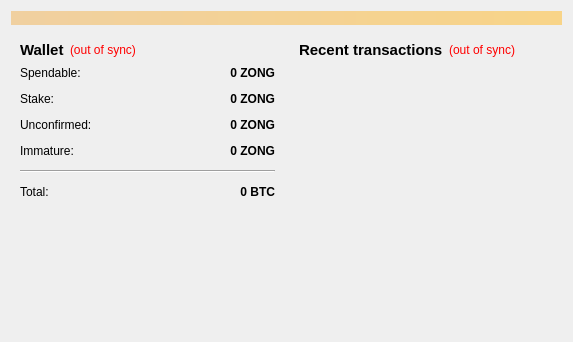
<?xml version="1.0" encoding="UTF-8"?>
<ui version="4.0">
 <class>OverviewPage</class>
 <widget class="QWidget" name="OverviewPage">
  <property name="geometry">
   <rect>
    <x>0</x>
    <y>0</y>
    <width>573</width>
    <height>342</height>
   </rect>
  </property>
  <property name="windowTitle">
   <string>Form</string>
  </property>
  <layout class="QVBoxLayout" name="topLayout">
   <item>
    <widget class="QLabel" name="labelAlerts">
     <property name="visible">
      <bool>false</bool>
     </property>
     <property name="styleSheet">
      <string notr="true">background-color: qlineargradient(x1: 0, y1: 0, x2: 1, y2: 0, stop:0 #F0D0A0, stop:1 #F8D488);  color:#000000
</string>
     </property>
     <property name="wordWrap">
      <bool>true</bool>
     </property>
     <property name="margin">
      <number>3</number>
     </property>
    </widget>
   </item>
   <item>
    <layout class="QHBoxLayout" name="horizontalLayout" stretch="1,1">
     <item>
      <layout class="QVBoxLayout" name="verticalLayout_2">
       <item>
        <widget class="QWidget" name="widget" native="true">
         <layout class="QVBoxLayout" name="verticalLayout_4">
          <item>
           <layout class="QHBoxLayout" name="horizontalLayout_4">
            <item>
             <widget class="QLabel" name="label_5">
              <property name="font">
               <font>
                <pointsize>11</pointsize>
                <weight>75</weight>
                <bold>true</bold>
               </font>
              </property>
              <property name="text">
               <string>Wallet</string>
              </property>
             </widget>
            </item>
            <item>
             <widget class="QLabel" name="labelWalletStatus">
              <property name="toolTip">
               <string>The displayed information may be out of date. Your wallet automatically synchronizes with the Zong network after a connection is established, but this process has not completed yet.</string>
              </property>
              <property name="styleSheet">
               <string notr="true">QLabel { color: red; }</string>
              </property>
              <property name="text">
               <string notr="true">(out of sync)</string>
              </property>
              <property name="alignment">
               <set>Qt::AlignLeading|Qt::AlignLeft|Qt::AlignVCenter</set>
              </property>
             </widget>
            </item>
            <item>
             <spacer name="horizontalSpacer_2">
              <property name="orientation">
               <enum>Qt::Horizontal</enum>
              </property>
              <property name="sizeHint" stdset="0">
               <size>
                <width>40</width>
                <height>20</height>
               </size>
              </property>
             </spacer>
            </item>
           </layout>
          </item>
          <item>
           <layout class="QFormLayout" name="formLayout_2">
            <property name="fieldGrowthPolicy">
             <enum>QFormLayout::AllNonFixedFieldsGrow</enum>
            </property>
            <property name="horizontalSpacing">
             <number>12</number>
            </property>
            <property name="verticalSpacing">
             <number>12</number>
            </property>
            <item row="0" column="0">
             <widget class="QLabel" name="label">
              <property name="text">
               <string>Spendable:</string>
              </property>
             </widget>
            </item>
            <item row="0" column="1">
             <widget class="QLabel" name="labelBalance">
              <property name="font">
               <font>
                <weight>75</weight>
                <bold>true</bold>
               </font>
              </property>
              <property name="cursor">
               <cursorShape>IBeamCursor</cursorShape>
              </property>
              <property name="toolTip">
               <string>Your current spendable balance</string>
              </property>
              <property name="text">
               <string notr="true">0 ZONG</string>
              </property>
              <property name="alignment">
               <set>Qt::AlignRight|Qt::AlignTrailing|Qt::AlignVCenter</set>
              </property>
              <property name="textInteractionFlags">
               <set>Qt::LinksAccessibleByMouse|Qt::TextSelectableByKeyboard|Qt::TextSelectableByMouse</set>
              </property>
             </widget>
            </item>
            <item row="1" column="0">
             <widget class="QLabel" name="label_6">
              <property name="text">
               <string>Stake:</string>
              </property>
             </widget>
            </item>
            <item row="1" column="1">
             <widget class="QLabel" name="labelStake">
              <property name="font">
               <font>
                <weight>75</weight>
                <bold>true</bold>
               </font>
              </property>
              <property name="cursor">
               <cursorShape>IBeamCursor</cursorShape>
              </property>
              <property name="toolTip">
               <string>Total of coins that was staked, and do not yet count toward the current balance</string>
              </property>
              <property name="text">
               <string notr="true">0 ZONG</string>
              </property>
              <property name="alignment">
               <set>Qt::AlignRight|Qt::AlignTrailing|Qt::AlignVCenter</set>
              </property>
              <property name="textInteractionFlags">
               <set>Qt::LinksAccessibleByMouse|Qt::TextSelectableByKeyboard|Qt::TextSelectableByMouse</set>
              </property>
             </widget>
            </item>
            <item row="2" column="0">
             <widget class="QLabel" name="label_3">
              <property name="text">
               <string>Unconfirmed:</string>
              </property>
             </widget>
            </item>
            <item row="2" column="1">
             <widget class="QLabel" name="labelUnconfirmed">
              <property name="font">
               <font>
                <weight>75</weight>
                <bold>true</bold>
               </font>
              </property>
              <property name="cursor">
               <cursorShape>IBeamCursor</cursorShape>
              </property>
              <property name="toolTip">
               <string>Total of transactions that have yet to be confirmed, and do not yet count toward the current balance</string>
              </property>
              <property name="text">
               <string notr="true">0 ZONG</string>
              </property>
              <property name="alignment">
               <set>Qt::AlignRight|Qt::AlignTrailing|Qt::AlignVCenter</set>
              </property>
              <property name="textInteractionFlags">
               <set>Qt::LinksAccessibleByMouse|Qt::TextSelectableByKeyboard|Qt::TextSelectableByMouse</set>
              </property>
             </widget>
            </item>
            <item row="3" column="0">
             <widget class="QLabel" name="labelImmatureText">
              <property name="text">
               <string>Immature:</string>
              </property>
             </widget>
            </item>
            <item row="3" column="1">
             <widget class="QLabel" name="labelImmature">
              <property name="font">
               <font>
                <weight>75</weight>
                <bold>true</bold>
               </font>
              </property>
              <property name="toolTip">
               <string>Mined balance that has not yet matured</string>
              </property>
              <property name="text">
               <string notr="true">0 ZONG</string>
              </property>
              <property name="alignment">
               <set>Qt::AlignRight|Qt::AlignTrailing|Qt::AlignVCenter</set>
              </property>
              <property name="textInteractionFlags">
               <set>Qt::LinksAccessibleByMouse|Qt::TextSelectableByKeyboard|Qt::TextSelectableByMouse</set>
              </property>
             </widget>
            </item>
            <item row="4" column="0" colspan="2">
             <widget class="Line" name="line">
              <property name="orientation">
               <enum>Qt::Horizontal</enum>
              </property>
             </widget>
            </item>
            <item row="5" column="0">
             <widget class="QLabel" name="labelTotalText">
              <property name="text">
               <string>Total:</string>
              </property>
             </widget>
            </item>
            <item row="5" column="1">
             <widget class="QLabel" name="labelTotal">
              <property name="font">
               <font>
                <weight>75</weight>
                <bold>true</bold>
               </font>
              </property>
              <property name="cursor">
               <cursorShape>IBeamCursor</cursorShape>
              </property>
              <property name="toolTip">
               <string>Your current total balance</string>
              </property>
              <property name="text">
               <string notr="true">0 BTC</string>
              </property>
              <property name="alignment">
               <set>Qt::AlignRight|Qt::AlignTrailing|Qt::AlignVCenter</set>
              </property>
              <property name="textInteractionFlags">
               <set>Qt::LinksAccessibleByMouse|Qt::TextSelectableByKeyboard|Qt::TextSelectableByMouse</set>
              </property>
             </widget>
            </item>
           </layout>
          </item>
         </layout>
        </widget>
       </item>
       <item>
        <widget class="QLabel" name="coinLogo">
         <property name="text">
          <string/>
         </property>
         <property name="pixmap">
          <pixmap resource="../bitcoin.qrc">:/icons/logo_backg</pixmap>
         </property>
         <property name="alignment">
          <set>Qt::AlignCenter</set>
         </property>
         <property name="margin">
          <number>-2</number>
         </property>
        </widget>
       </item>
       <item>
        <spacer name="verticalSpacer">
         <property name="orientation">
          <enum>Qt::Vertical</enum>
         </property>
         <property name="sizeHint" stdset="0">
          <size>
           <width>20</width>
           <height>40</height>
          </size>
         </property>
        </spacer>
       </item>
      </layout>
     </item>
     <item>
      <layout class="QVBoxLayout" name="verticalLayout_3">
       <item>
        <widget class="QWidget" name="widget_2" native="true">
         <layout class="QVBoxLayout" name="verticalLayout">
          <item>
           <layout class="QHBoxLayout" name="horizontalLayout_2">
            <item>
             <widget class="QLabel" name="label_4">
              <property name="font">
               <font>
                <pointsize>11</pointsize>
                <weight>75</weight>
                <bold>true</bold>
               </font>
              </property>
              <property name="text">
               <string>&lt;b&gt;Recent transactions&lt;/b&gt;</string>
              </property>
             </widget>
            </item>
            <item>
             <widget class="QLabel" name="labelTransactionsStatus">
              <property name="toolTip">
               <string>The displayed information may be out of date. Your wallet automatically synchronizes with the Zong network after a connection is established, but this process has not completed yet.</string>
              </property>
              <property name="styleSheet">
               <string notr="true">QLabel { color: red; }</string>
              </property>
              <property name="text">
               <string notr="true">(out of sync)</string>
              </property>
              <property name="alignment">
               <set>Qt::AlignRight|Qt::AlignTrailing|Qt::AlignVCenter</set>
              </property>
             </widget>
            </item>
            <item>
             <spacer name="horizontalSpacer">
              <property name="orientation">
               <enum>Qt::Horizontal</enum>
              </property>
              <property name="sizeHint" stdset="0">
               <size>
                <width>40</width>
                <height>20</height>
               </size>
              </property>
             </spacer>
            </item>
           </layout>
          </item>
          <item>
           <widget class="QListView" name="listTransactions">
            <property name="styleSheet">
             <string notr="true">QListView { background: transparent; }</string>
            </property>
            <property name="frameShape">
             <enum>QFrame::NoFrame</enum>
            </property>
            <property name="verticalScrollBarPolicy">
             <enum>Qt::ScrollBarAlwaysOff</enum>
            </property>
            <property name="horizontalScrollBarPolicy">
             <enum>Qt::ScrollBarAlwaysOff</enum>
            </property>
            <property name="selectionMode">
             <enum>QAbstractItemView::NoSelection</enum>
            </property>
           </widget>
          </item>
         </layout>
        </widget>
       </item>
      </layout>
     </item>
    </layout>
   </item>
  </layout>
 </widget>
 <resources>
  <include location="../bitcoin.qrc"/>
 </resources>
 <connections/>
</ui>
